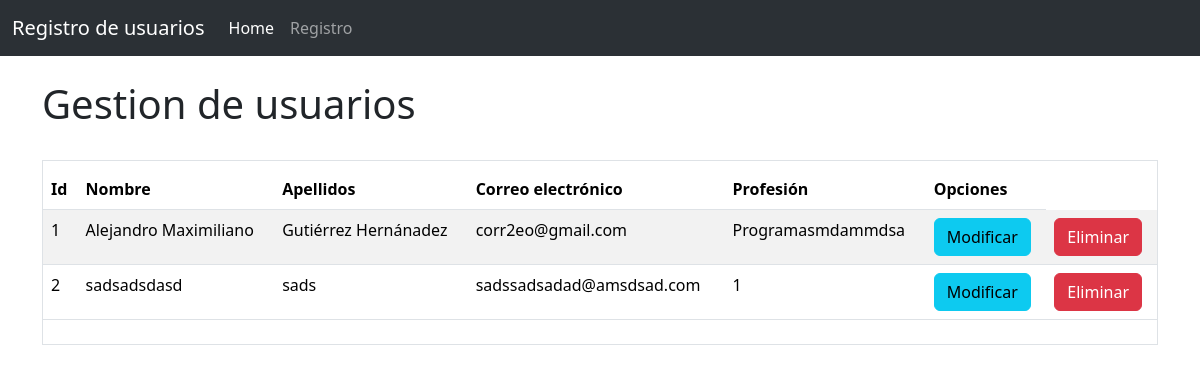
The app's page /, older data.
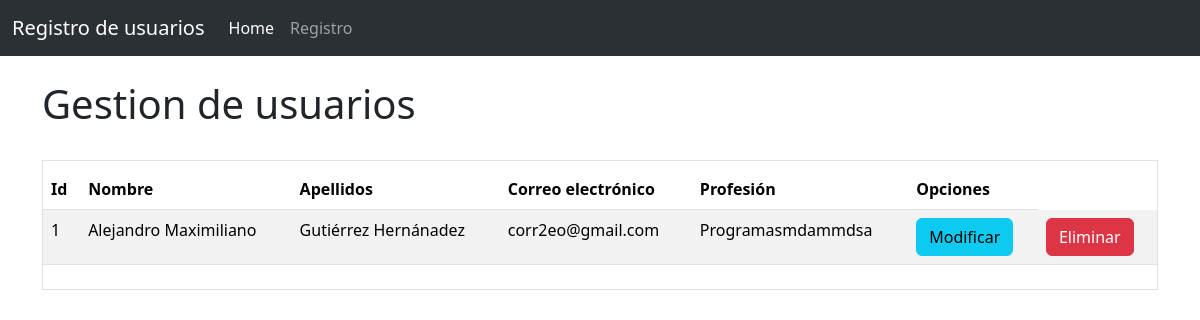
The same page, newer data.
### app/models.py (models this page shows, shortened)
class Usuarios(models.Model):
    codigo=models.AutoField(primary_key=True)
    nombres=models.CharField(max_length=80)
    apellidos=models.CharField(max_length=80)
    profesion=models.CharField(max_length=80)
    correoElectronico=models.EmailField(unique=True, null=True)

### app/views.py (the view)
# urls.py: path('', views.home),
def home(request):
    usuarios = Usuarios.objects.all()
    return render(request, "gestionUsuarios.html", {"usuarios": usuarios})

### app/templates/gestionUsuarios.html (shortened to what this page needs)
{% extends "./navbar.html" %}
{% block body %}
<h1>Gestion de usuarios</h1>
<div>
<div class="row">
    <div class="col-sm-6 col-md-10 col-lg-8 col-xl-12 py-4">
        <div class="table-responsive  py-2 border">
            <table class="table table-striped">
                <thead>
                    <tr>
                        <th>Id</th>
                        <th>Nombre</th>
                        <th>Apellidos</th>
                        <th>Correo electrónico</th>
                        <th>Profesión</th>
                        <th>Opciones</th>
                    </tr>
                </thead>
                <tbody>
                    {% for user in usuarios %}
                    <tr>
                        <td>{{user.codigo}}</td>
                        <td>{{user.nombres}}</td>
                        <td>{{user.apellidos}}</td>
                        <td>{{user.correoElectronico}}</td>
                        <td>{{user.profesion}}</td>
                        <td>
                            <a href="{% url 'editar_usuario' user.codigo %}" class="btn btn-info">Modificar</a>
                        </td>
                        <td>
                            <a href="{% url 'eliminar_usuario' user.codigo %}" class="btn btn-danger">Eliminar</a>
                        </td>
                    </tr>
                    {% endfor %}
                </tbody>
            </table>
        </div>
    </div>
</div>
{% endblock %}

Row changes from the older to the newer data that the page shows:
removed Usuarios: codigo "2", nombres "sadsadsdasd", apellidos "sads", correoElectronico "sadssadsadad@amsdsad.com", profesion "1"
